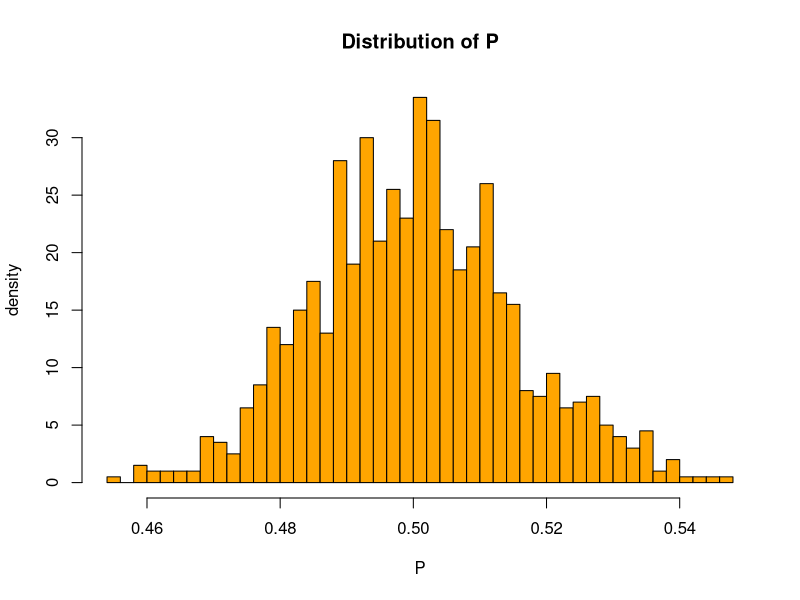

The R source for this figure:

num_P <- 1000 #number of P values calculated
experiment_size <- 1000 #number of simulations for each calculation of P
deltaT <- 0.01  #small time increment; also variance
numSteps <- 1/deltaT #number of random increments
p_values <- numeric(num_P)    #create an array of P value

for(i in 1:num_P){       #outer loop : gather P values

successCount <- 0

for(j in 1 : experiment_size){     #inner loop : compute P
  cumulationSum <- 0 #sum of Temperature
  
  deltaY <- rnorm(numSteps,mean=0,sd=sqrt(deltaT))   # random increments(follow normal distribution)
  cumulationSum <- sum(deltaY)  #sum of the increments

if(cumulationSum>0)                 #count the successful experiments
{
  successCount <- successCount + 1      
}
  
}

p_values[i] <- successCount/experiment_size   #probabilty of above zero, stored in p_values
}

hist(p_values, breaks = 50, probability = TRUE, col = "orange",main="Distribution of P",xlab ="P",
     ylab="density")